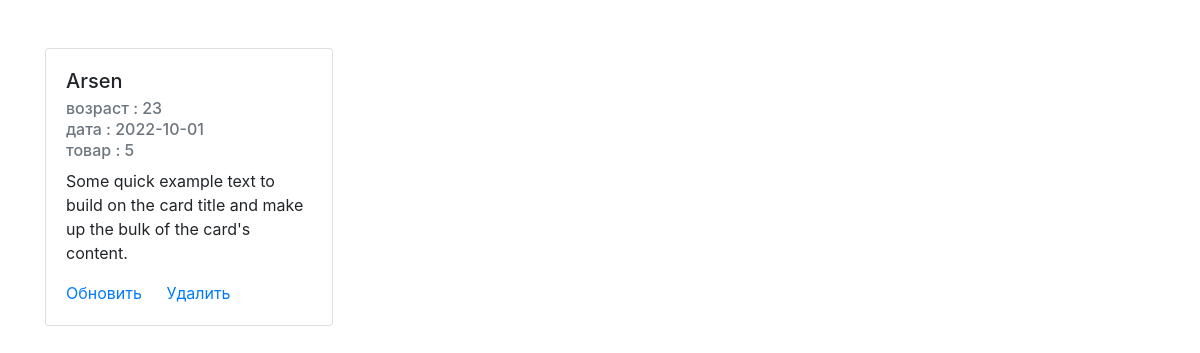
Screenshot of /purchase/5 with the database file from the repository.
### app/models.py (models this page shows, shortened)
class Purchase(db.Model):
    id = db.Column(db.Integer, primary_key=True)
    name = db.Column(db.String(30))
    age = db.Column(db.Integer)
    item_id = db.Column(db.Integer, db.ForeignKey('item.id'))
    item = db.relationship('Item', backref=db.backref('purchases', lazy='dynamic'))
    date_purchase = db.Column(db.Date)

### app/views.py (the view)
def get_single_purchase(purchase_id):
    purchase = Purchase.query.filter_by(id=purchase_id).first()
    return render_template('get_single_purchase.html',purchase=purchase)

### app/templates/get_single_purchase.html
{% extends 'base.html' %}
{% block content %}
    <div>
        <div class="card" style="width: 18rem;">
            <div class="card-body">
            <h5 class="card-title">{{ purchase.name }}</h5>
            <h6 class="card-subtitle mb-2 text-muted">возраст : {{ purchase.age }}</h6>
            <h6 class="card-subtitle mb-2 text-muted">дата : {{ purchase.date_purchase }}</h6>
            <h6 class="card-subtitle mb-2 text-muted">товар : {{ purchase.item_id }}</h6>
            <p class="card-text">Some quick example text to build on the card title and make up the bulk of the card's content.</p>
            <a href="{{ url_for('update_purchase',purchase_id=purchase.id) }}" class="card-link">Обновить</a>
            <a href="{{ url_for('delete_purchase',purchase_id=purchase.id) }}" class="card-link">Удалить</a>
            </div>
        </div>
    </div>
{% endblock %}

### rows the page displays
Purchase: name "Arsen", age "23", date_purchase "2022-10-01", item_id "5"
